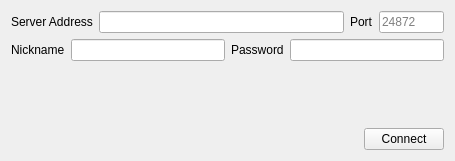
<?xml version="1.0" encoding="UTF-8"?>
<ui version="4.0">
 <class>DirectConnect</class>
 <widget class="QWidget" name="DirectConnect">
  <property name="geometry">
   <rect>
    <x>0</x>
    <y>0</y>
    <width>455</width>
    <height>161</height>
   </rect>
  </property>
  <property name="windowTitle">
   <string>Direct Connect</string>
  </property>
  <layout class="QVBoxLayout" name="verticalLayout">
   <item>
    <layout class="QVBoxLayout" name="verticalLayout_3">
     <item>
      <layout class="QVBoxLayout" name="verticalLayout_2">
       <item>
        <layout class="QHBoxLayout" name="horizontalLayout">
         <property name="spacing">
          <number>0</number>
         </property>
         <property name="leftMargin">
          <number>0</number>
         </property>
         <item>
          <widget class="QWidget" name="ip_container" native="true">
           <layout class="QHBoxLayout" name="ip_layout">
            <property name="leftMargin">
             <number>0</number>
            </property>
            <property name="topMargin">
             <number>0</number>
            </property>
            <property name="rightMargin">
             <number>0</number>
            </property>
            <property name="bottomMargin">
             <number>0</number>
            </property>
            <item>
             <widget class="QLabel" name="label_2">
              <property name="text">
               <string>Server Address</string>
              </property>
             </widget>
            </item>
            <item>
             <widget class="QLineEdit" name="ip">
              <property name="toolTip">
               <string>&lt;html&gt;&lt;head/&gt;&lt;body&gt;&lt;p&gt;Server address of the host&lt;/p&gt;&lt;/body&gt;&lt;/html&gt;</string>
              </property>
              <property name="maxLength">
               <number>253</number>
              </property>
             </widget>
            </item>
            <item>
             <widget class="QLabel" name="label_3">
              <property name="text">
               <string>Port</string>
              </property>
             </widget>
            </item>
            <item>
             <widget class="QLineEdit" name="port">
              <property name="toolTip">
               <string>&lt;html&gt;&lt;head/&gt;&lt;body&gt;&lt;p&gt;Port number the host is listening on&lt;/p&gt;&lt;/body&gt;&lt;/html&gt;</string>
              </property>
              <property name="maxLength">
               <number>5</number>
              </property>
              <property name="placeholderText">
               <string notr="true" extracomment="placeholder string that tells user default port">24872</string>
              </property>
              <property name="maximumSize">
               <size>
                <width>65</width>
                <height>50</height>
               </size>
              </property>
             </widget>
            </item>
           </layout>
          </widget>
         </item>
        </layout>
       </item>
       <item>
        <layout class="QHBoxLayout" name="horizontalLayout_2">
         <item>
          <widget class="QLabel" name="label_5">
           <property name="text">
            <string>Nickname</string>
           </property>
          </widget>
         </item>
         <item>
          <widget class="QLineEdit" name="nickname">
           <property name="maxLength">
            <number>20</number>
           </property>
          </widget>
         </item>
         <item>
          <widget class="QLabel" name="label">
           <property name="text">
            <string>Password</string>
           </property>
          </widget>
         </item>
         <item>
          <widget class="QLineEdit" name="password"/>
         </item>
        </layout>
       </item>
      </layout>
     </item>
     <item>
      <spacer name="verticalSpacer">
       <property name="orientation">
        <enum>Qt::Vertical</enum>
       </property>
       <property name="sizeHint" stdset="0">
        <size>
         <width>20</width>
         <height>20</height>
        </size>
       </property>
      </spacer>
     </item>
     <item>
      <layout class="QHBoxLayout" name="horizontalLayout_3">
       <item>
        <spacer name="horizontalSpacer">
         <property name="orientation">
          <enum>Qt::Horizontal</enum>
         </property>
         <property name="sizeHint" stdset="0">
          <size>
           <width>40</width>
           <height>20</height>
          </size>
         </property>
        </spacer>
       </item>
       <item>
        <widget class="QPushButton" name="connect">
         <property name="text">
          <string>Connect</string>
         </property>
        </widget>
       </item>
      </layout>
     </item>
    </layout>
   </item>
  </layout>
 </widget>
 <resources/>
 <connections/>
</ui>
